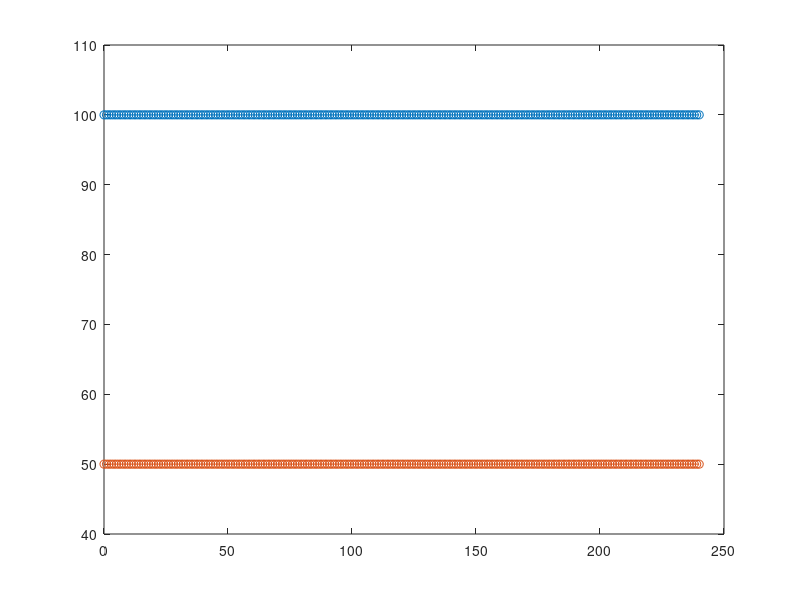

This chart was generated by the following MATLAB code:
model = @(t,x,k)[k*(x(2)-x(1));k*(x(1)-x(2))];


[t, y] = ode45(model, [0:240], [100 50],...
                       odeset, 0);

 plot(t, y,'-o');
 